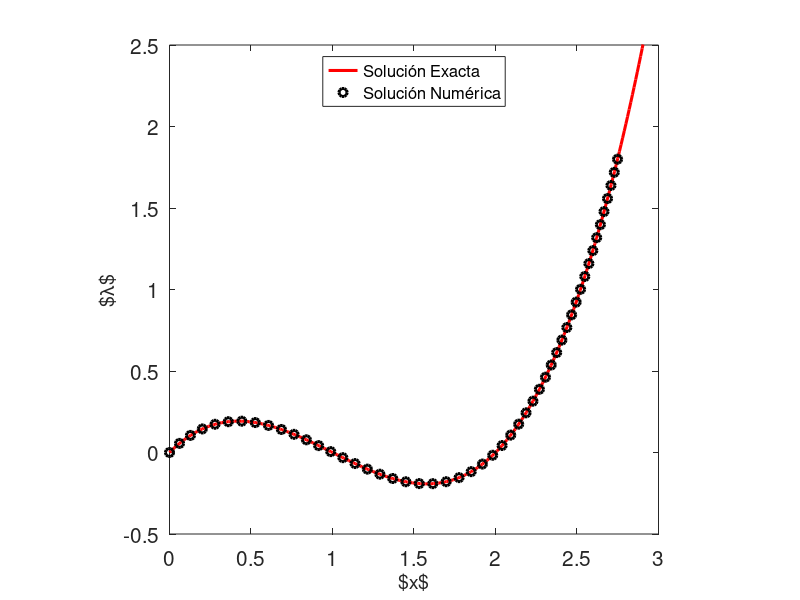

This chart was generated by the following MATLAB code:
%%%  Ejemplo Numerico 3  %%%%
%%% Solucion con Metodo de Longitud de Arco %%%%
clc, clear all, close all

% Punto Inicial
x0 = [0];     L0 = 0;

% Definicion de Ecuacion No-Lineal
v = 1;
f = @(x) x-3/2*x.^2+1/2*x.^3;
F_x = @(x) 1-3*x+3/2*x.^2;

% Pasos de Solucion con ArcLength
Nsteps = 50;

x = x0;   L = L0;

% Parametros de la restriccion de Long. Arco
psi = 1;    Dl = .083;

for k=1:Nsteps 
   % Inicializacion de Incrementos para Iteracion. F.Euler, 
   % Se ajusta el signo de DL en base a pasaje de un punto critico.
   DL_ki = Dl/2;
   
   if F_x(x(k))>0 
      DL_ki = DL_ki;      % si la rama es ascendente usa +Forw.Euler
   else
      DL_ki = -DL_ki;     % si la rama es ascendente usa -Forw.Euler
   end  
   Dx_ki = DL_ki*v/F_x(x(k)); % Incremento Forw.Euler

  % Parametros de Control de Iteracion
  tol_F = 1e-8;
  Maxiter = 10;

  i=1;     err_F = inf;
  
  % Iteracion de Metodo de Longitud de Arco.
  while and(i<Maxiter , err_F>tol_F)
    A = [F_x(x(k)+Dx_ki), -v ; 2*Dx_ki , 2*psi^2*v^2*DL_ki];
  
    b = [ -(f(x(k)+Dx_ki)-(L(k)+DL_ki)*v) ; -(Dx_ki^2+(psi*v*DL_ki)^2-Dl^2)];
  
    dIncr = A\b;    % solucion del sistema lineal
    
    Dx_ki = Dx_ki + dIncr(1); % Actualizo el Incremento en x
    DL_ki = DL_ki + dIncr(2); % Actualizo el Incremento en lambda
  
    err_F = norm(f(x(k)+Dx_ki)-(L(k)+DL_ki)*v); % error para control de convergencia
    
    i = i+1; % incrementa contador de iteraciones
  end

  % Tenemos incrementos con convergencia deseada para el paso(k)
  % Incremento x(k) para obtener x(k+1)
  x(k+1) = x(k) + Dx_ki;       L(k+1) = L(k) + DL_ki;  
end

ms=6; lw=2.2;

% Genera graficas de Solucion Numerica y Exacta
gridf = 0:.01:3;
Solexact=f(gridf);
plot(gridf,Solexact,'-r','markersize',ms,'linewidth',lw)
hold on
plot(x,L,'ok','markersize',ms,'linewidth',lw)
labx=xlabel('$x$'), laby=ylabel('$\lambda$')
%~ title('Solucion Con Metodo de Longitud de Arco')
hl =legend('Solución Exacta','Solución Numérica','location','North')
axis([0 3 -0.5 2.5],'square')%'equal')

set(gca, 'fontsize', 15 )

%~ copied_legend = findobj(gcf(),"type","axes","Tag","legend");
set(hl, "FontSize", 12);
set(labx, "FontSize", 14);
set(laby, "FontSize", 14);

print('Fig6Epscargabaja','-depslatex')
